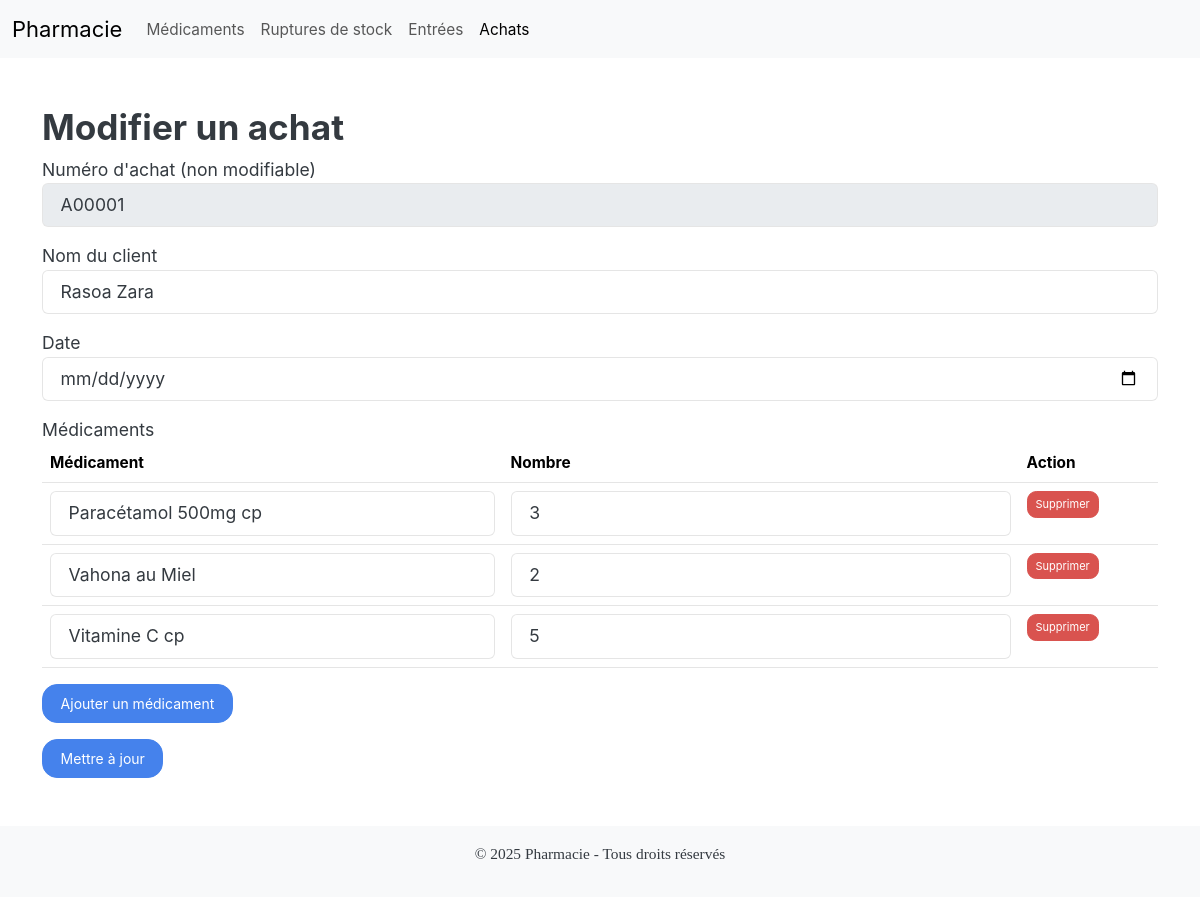
The app's page /index.php?controller=achat&action=edit&numAchat=A00001 with its own data.
### tables this page shows
CREATE TABLE `achat` (
  `numAchat` varchar(10) NOT NULL,
  `nomClient` varchar(100) DEFAULT NULL,
  `dateAchat` date DEFAULT NULL
);

CREATE TABLE `achat_details` (
  `numAchat` varchar(10) NOT NULL,
  `numMedoc` varchar(10) NOT NULL,
  `nbr` int(11) NOT NULL
);

CREATE TABLE `medicament` (
  `numMedoc` varchar(10) NOT NULL,
  `Design` varchar(100) DEFAULT NULL,
  `prix_unitaire` int(11) DEFAULT NULL,
  `stock` int(11) DEFAULT 0
);

### controllers/AchatController.php (called while the page is built, shortened)
<?php
class AchatController {
    private $model;
    private $medicamentModel;
    public function __construct($db) {
        $this->model = new Achat($db);
        $this->medicamentModel = new Medicament($db);
    }
    public function edit($numAchat) {
        $this->model->numAchat = $numAchat;
        $stmt = $this->model->read();
        $detailsStmt = $this->model->readDetails($numAchat);
        $medicaments = $this->medicamentModel->read();
        include_once 'views/achat/edit.php';
    }
}
?>

### models/Medicament.php (called while the page is built, shortened)
<?php
class Medicament {
    private $conn;
    private $table = "MEDICAMENT";
    public function __construct($db) {
        $this->conn = $db;
    }
    public function read() {
        $query = "SELECT * FROM " . $this->table;
        $stmt = $this->conn->prepare($query);
        $stmt->execute();
        return $stmt;
    }
}
?>

### models/Achat.php (called while the page is built, shortened)
<?php
class Achat {
    private $conn;
    private $table = "ACHAT";
    public function __construct($db) {
        $this->conn = $db;
    }
    public function read() {
        $query = "SELECT * FROM " . $this->table;
        $stmt = $this->conn->prepare($query);
        $stmt->execute();
        return $stmt;
    }
    public function readDetails($numAchat) {
        $query = "SELECT ad.numMedoc, m.Design, ad.nbr
                  FROM ACHAT_DETAILS ad
                  JOIN MEDICAMENT m ON ad.numMedoc = m.numMedoc
                  WHERE ad.numAchat = :numAchat";
        $stmt = $this->conn->prepare($query);
        $stmt->bindParam(":numAchat", $numAchat);
        $stmt->execute();
        return $stmt;
    }
}
?>

### views/achat/edit.php (the view, shortened to what this page needs)
<?php include_once 'header.php'; ?>
<h2>Modifier un achat</h2>
<?php while ($row = $stmt->fetch(PDO::FETCH_ASSOC)) {
    if ($row['numAchat'] == $this->model->numAchat) { ?>
        <form method="post">
            <div class="mb-3">
                <label>Numéro d'achat (non modifiable)</label>
                <input type="text" name="numAchat" class="form-control" value="<?php echo $row['numAchat']; ?>" disabled>
            </div>
            <div class="mb-3">
                <label>Nom du client</label>
                <input type="text" name="nomClient" class="form-control" value="<?php echo $row['nomClient']; ?>" required>
            </div>
            <div class="mb-3">
                <label>Date</label>
                <input type="date" name="dateAchat" class="form-control" value="<?php echo htmlspecialchars($achat['dateAchat']); ?>" max="<?php echo date('Y-m-d'); ?>" required>
            </div>
            <div class="mb-3">
                <label>Médicaments</label>
                <table class="table" id="medicamentTable">
                    <thead>
                        <tr>
                            <th>Médicament</th>
                            <th>Nombre</th>
                            <th>Action</th>
                        </tr>
                    </thead>
                    <tbody>
                        <?php while ($detail = $detailsStmt->fetch(PDO::FETCH_ASSOC)) { ?>
                            <tr>
                                <td>
                                    <select name="numMedoc[]" class="form-control">
                                        <?php
                                        $medicaments->execute();
                                        while ($med = $medicaments->fetch(PDO::FETCH_ASSOC)) { ?>
                                            <option value="<?php echo $med['numMedoc']; ?>" <?php if ($med['numMedoc'] == $detail['numMedoc']) echo 'selected'; ?>>
                                                <?php echo $med['Design']; ?>
                                            </option>
                                        <?php } ?>
                                    </select>
                                </td>
                                <td>
                                    <input type="number" name="nbr[]" class="form-control" value="<?php echo $detail['nbr']; ?>" min="1">
                                </td>
                                <td>
                                    <button type="button" class="btn btn-danger btn-sm remove-row">Supprimer</button>
                                </td>
                            </tr>
                        <?php } ?>
                    </tbody>
                </table>
                <button type="button" class="btn btn-primary" id="addMedicament">Ajouter un médicament</button>
            </div>
            <button type="submit" class="btn btn-primary">Mettre à jour</button>
        </form>
                        <?php
                        $medicaments->execute();
                        ?>
<?php } } ?>
<?php include_once 'footer.php'; ?>

### records on screen
achat: numAchat "A00001", nomClient "Rasoa Zara"
achat_details: numMedoc.Design "Paracétamol 500mg cp", nbr "3"
achat_details: numMedoc.Design "Vahona au Miel", nbr "2"
achat_details: numMedoc.Design "Vitamine C cp", nbr "5"
